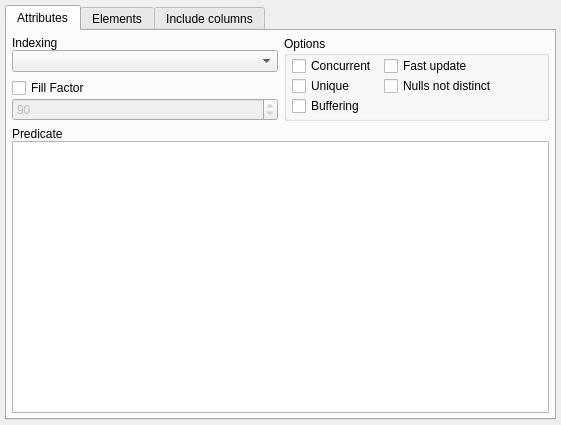
<?xml version="1.0" encoding="UTF-8"?>
<ui version="4.0">
 <class>IndexWidget</class>
 <widget class="QWidget" name="IndexWidget">
  <property name="geometry">
   <rect>
    <x>0</x>
    <y>0</y>
    <width>561</width>
    <height>425</height>
   </rect>
  </property>
  <property name="minimumSize">
   <size>
    <width>0</width>
    <height>0</height>
   </size>
  </property>
  <layout class="QVBoxLayout" name="index_lt">
   <property name="spacing">
    <number>5</number>
   </property>
   <property name="leftMargin">
    <number>5</number>
   </property>
   <property name="topMargin">
    <number>5</number>
   </property>
   <property name="rightMargin">
    <number>5</number>
   </property>
   <property name="bottomMargin">
    <number>5</number>
   </property>
   <item>
    <widget class="QTabWidget" name="attributes_tbw">
     <property name="currentIndex">
      <number>0</number>
     </property>
     <property name="iconSize">
      <size>
       <width>22</width>
       <height>22</height>
      </size>
     </property>
     <widget class="QWidget" name="attributes_pg">
      <attribute name="icon">
       <iconset resource="../../res/resources.qrc">
        <normaloff>:/icons/icons/attribute.png</normaloff>:/icons/icons/attribute.png</iconset>
      </attribute>
      <attribute name="title">
       <string>Attributes</string>
      </attribute>
      <layout class="QVBoxLayout" name="verticalLayout_4">
       <property name="leftMargin">
        <number>5</number>
       </property>
       <property name="topMargin">
        <number>5</number>
       </property>
       <property name="rightMargin">
        <number>5</number>
       </property>
       <property name="bottomMargin">
        <number>5</number>
       </property>
       <item>
        <layout class="QGridLayout" name="gridLayout_2">
         <item row="0" column="0">
          <layout class="QVBoxLayout" name="verticalLayout_2">
           <property name="spacing">
            <number>0</number>
           </property>
           <item>
            <widget class="QLabel" name="indexing_lbl">
             <property name="sizePolicy">
              <sizepolicy hsizetype="Preferred" vsizetype="Preferred">
               <horstretch>0</horstretch>
               <verstretch>0</verstretch>
              </sizepolicy>
             </property>
             <property name="minimumSize">
              <size>
               <width>0</width>
               <height>0</height>
              </size>
             </property>
             <property name="maximumSize">
              <size>
               <width>16777215</width>
               <height>16777215</height>
              </size>
             </property>
             <property name="font">
              <font>
               <italic>false</italic>
               <bold>false</bold>
              </font>
             </property>
             <property name="text">
              <string>Indexing</string>
             </property>
            </widget>
           </item>
           <item>
            <widget class="QComboBox" name="indexing_cmb">
             <property name="sizePolicy">
              <sizepolicy hsizetype="Preferred" vsizetype="Preferred">
               <horstretch>0</horstretch>
               <verstretch>0</verstretch>
              </sizepolicy>
             </property>
             <property name="iconSize">
              <size>
               <width>28</width>
               <height>28</height>
              </size>
             </property>
            </widget>
           </item>
          </layout>
         </item>
         <item row="0" column="1" rowspan="2">
          <widget class="QGroupBox" name="groupBox">
           <property name="title">
            <string>Options</string>
           </property>
           <layout class="QGridLayout" name="gridLayout">
            <property name="leftMargin">
             <number>5</number>
            </property>
            <property name="topMargin">
             <number>0</number>
            </property>
            <property name="rightMargin">
             <number>5</number>
            </property>
            <property name="bottomMargin">
             <number>0</number>
            </property>
            <property name="verticalSpacing">
             <number>0</number>
            </property>
            <item row="0" column="0">
             <widget class="QCheckBox" name="concurrent_chk">
              <property name="sizePolicy">
               <sizepolicy hsizetype="Preferred" vsizetype="Preferred">
                <horstretch>0</horstretch>
                <verstretch>0</verstretch>
               </sizepolicy>
              </property>
              <property name="minimumSize">
               <size>
                <width>0</width>
                <height>0</height>
               </size>
              </property>
              <property name="maximumSize">
               <size>
                <width>16777215</width>
                <height>16777215</height>
               </size>
              </property>
              <property name="text">
               <string>Concurrent</string>
              </property>
             </widget>
            </item>
            <item row="2" column="0">
             <widget class="QCheckBox" name="buffering_chk">
              <property name="sizePolicy">
               <sizepolicy hsizetype="Fixed" vsizetype="Fixed">
                <horstretch>0</horstretch>
                <verstretch>0</verstretch>
               </sizepolicy>
              </property>
              <property name="text">
               <string>Buffering</string>
              </property>
             </widget>
            </item>
            <item row="1" column="0">
             <widget class="QCheckBox" name="unique_chk">
              <property name="sizePolicy">
               <sizepolicy hsizetype="Preferred" vsizetype="Fixed">
                <horstretch>0</horstretch>
                <verstretch>0</verstretch>
               </sizepolicy>
              </property>
              <property name="minimumSize">
               <size>
                <width>0</width>
                <height>0</height>
               </size>
              </property>
              <property name="maximumSize">
               <size>
                <width>16777215</width>
                <height>16777215</height>
               </size>
              </property>
              <property name="text">
               <string>Unique</string>
              </property>
             </widget>
            </item>
            <item row="0" column="1">
             <widget class="QCheckBox" name="fast_update_chk">
              <property name="sizePolicy">
               <sizepolicy hsizetype="Preferred" vsizetype="Fixed">
                <horstretch>0</horstretch>
                <verstretch>0</verstretch>
               </sizepolicy>
              </property>
              <property name="minimumSize">
               <size>
                <width>0</width>
                <height>0</height>
               </size>
              </property>
              <property name="maximumSize">
               <size>
                <width>16777215</width>
                <height>16777215</height>
               </size>
              </property>
              <property name="text">
               <string>Fast update</string>
              </property>
             </widget>
            </item>
            <item row="1" column="1">
             <widget class="QCheckBox" name="nulls_not_distinct_chk">
              <property name="sizePolicy">
               <sizepolicy hsizetype="Preferred" vsizetype="Fixed">
                <horstretch>0</horstretch>
                <verstretch>0</verstretch>
               </sizepolicy>
              </property>
              <property name="text">
               <string>Nulls not distinct</string>
              </property>
             </widget>
            </item>
           </layout>
          </widget>
         </item>
         <item row="1" column="0">
          <layout class="QVBoxLayout" name="verticalLayout_3">
           <property name="spacing">
            <number>0</number>
           </property>
           <item>
            <widget class="QCheckBox" name="fill_factor_chk">
             <property name="sizePolicy">
              <sizepolicy hsizetype="Preferred" vsizetype="Fixed">
               <horstretch>0</horstretch>
               <verstretch>0</verstretch>
              </sizepolicy>
             </property>
             <property name="text">
              <string>Fill Factor</string>
             </property>
            </widget>
           </item>
           <item>
            <widget class="QSpinBox" name="fill_factor_sb">
             <property name="enabled">
              <bool>false</bool>
             </property>
             <property name="sizePolicy">
              <sizepolicy hsizetype="Preferred" vsizetype="Preferred">
               <horstretch>0</horstretch>
               <verstretch>0</verstretch>
              </sizepolicy>
             </property>
             <property name="minimumSize">
              <size>
               <width>110</width>
               <height>0</height>
              </size>
             </property>
             <property name="maximumSize">
              <size>
               <width>16777215</width>
               <height>16777215</height>
              </size>
             </property>
             <property name="minimum">
              <number>10</number>
             </property>
             <property name="maximum">
              <number>100</number>
             </property>
             <property name="value">
              <number>90</number>
             </property>
            </widget>
           </item>
          </layout>
         </item>
        </layout>
       </item>
       <item>
        <layout class="QVBoxLayout" name="verticalLayout">
         <property name="spacing">
          <number>0</number>
         </property>
         <item>
          <widget class="QLabel" name="predicate_lbl">
           <property name="sizePolicy">
            <sizepolicy hsizetype="Preferred" vsizetype="Preferred">
             <horstretch>0</horstretch>
             <verstretch>0</verstretch>
            </sizepolicy>
           </property>
           <property name="minimumSize">
            <size>
             <width>0</width>
             <height>0</height>
            </size>
           </property>
           <property name="maximumSize">
            <size>
             <width>16777215</width>
             <height>16777215</height>
            </size>
           </property>
           <property name="text">
            <string>Predicate</string>
           </property>
          </widget>
         </item>
         <item>
          <widget class="QPlainTextEdit" name="predicate_txt">
           <property name="sizePolicy">
            <sizepolicy hsizetype="Expanding" vsizetype="Expanding">
             <horstretch>0</horstretch>
             <verstretch>0</verstretch>
            </sizepolicy>
           </property>
           <property name="minimumSize">
            <size>
             <width>0</width>
             <height>50</height>
            </size>
           </property>
           <property name="maximumSize">
            <size>
             <width>16777215</width>
             <height>16777215</height>
            </size>
           </property>
           <property name="frameShadow">
            <enum>QFrame::Shadow::Sunken</enum>
           </property>
           <property name="lineWidth">
            <number>1</number>
           </property>
           <property name="midLineWidth">
            <number>0</number>
           </property>
           <property name="verticalScrollBarPolicy">
            <enum>Qt::ScrollBarPolicy::ScrollBarAsNeeded</enum>
           </property>
           <property name="horizontalScrollBarPolicy">
            <enum>Qt::ScrollBarPolicy::ScrollBarAsNeeded</enum>
           </property>
          </widget>
         </item>
        </layout>
       </item>
      </layout>
     </widget>
     <widget class="QWidget" name="elements_pg">
      <attribute name="icon">
       <iconset resource="../../res/resources.qrc">
        <normaloff>:/icons/icons/usertype.png</normaloff>:/icons/icons/usertype.png</iconset>
      </attribute>
      <attribute name="title">
       <string>Elements</string>
      </attribute>
     </widget>
     <widget class="QWidget" name="include_cols_pg">
      <attribute name="icon">
       <iconset resource="../../res/resources.qrc">
        <normaloff>:/icons/icons/column.png</normaloff>:/icons/icons/column.png</iconset>
      </attribute>
      <attribute name="title">
       <string>Include columns</string>
      </attribute>
     </widget>
    </widget>
   </item>
  </layout>
 </widget>
 <tabstops>
  <tabstop>attributes_tbw</tabstop>
  <tabstop>indexing_cmb</tabstop>
  <tabstop>fill_factor_chk</tabstop>
  <tabstop>fill_factor_sb</tabstop>
  <tabstop>predicate_txt</tabstop>
 </tabstops>
 <resources>
  <include location="../../res/resources.qrc"/>
 </resources>
 <connections/>
</ui>
